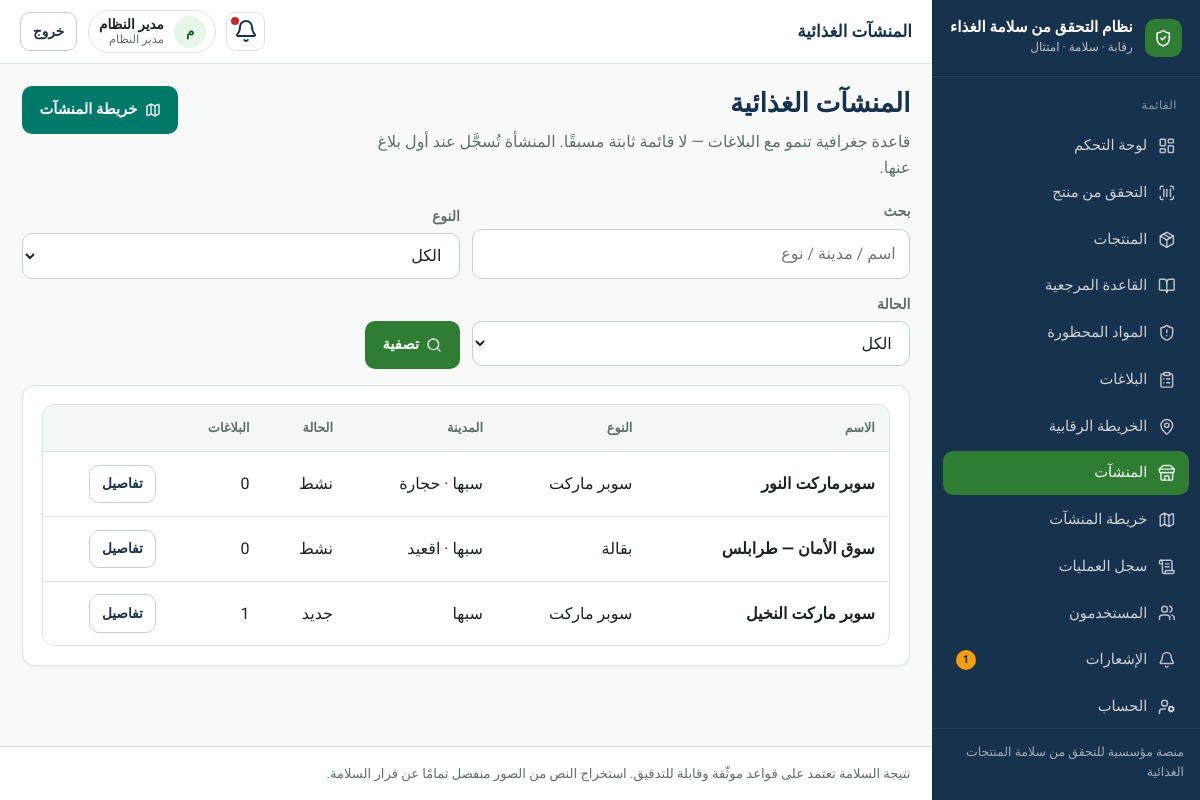
The page /stores/ (signed in) on the database its author committed.
### apps/accounts/models.py (models this page shows, shortened)
class User(AbstractUser):
    id = models.UUIDField(primary_key=True, default=uuid.uuid4, editable=False)
    full_name = models.CharField("الاسم الكامل", max_length=150, blank=True)
    phone = models.CharField("الهاتف", max_length=20, blank=True, null=True, unique=True)
    role = models.CharField(
        max_length=32,
        choices=Role.choices,
        default=Role.USER,
        db_index=True,
    )
    preferred_language = models.CharField(
        max_length=2,
        choices=[("ar", "العربية"), ("en", "English")],
        default="ar",
    )
    is_active = models.BooleanField(default=True)
    class Meta:
        verbose_name = "مستخدم"
        verbose_name_plural = "المستخدمون"
        ordering = ["-date_joined"]
    @property
    def can_manage_stores(self):
        return self.role in {Role.ADMIN, Role.INSPECTOR}

### apps/stores/models.py (models this page shows, shortened)
class Store(models.Model):
    class Status(models.TextChoices):
        NEW = "NEW", "جديد"
        ACTIVE = "ACTIVE", "نشط"
        UNDER_REVIEW = "UNDER_REVIEW", "قيد المراجعة"
        VERIFIED = "VERIFIED", "معتمد"
        INACTIVE = "INACTIVE", "غير نشط"
    class EstablishmentType(models.TextChoices):
        GROCERY = "GROCERY", "بقالة"
        SUPERMARKET = "SUPERMARKET", "سوبر ماركت"
        BAKERY = "BAKERY", "مخبز"
        RESTAURANT = "RESTAURANT", "مطعم"
        CAFE = "CAFE", "مقهى"
        SWEETS = "SWEETS", "محل حلويات"
        BUTCHER = "BUTCHER", "جزارة"
        FOOD_SHOP = "FOOD_SHOP", "محل مواد غذائية"
        FACTORY = "FACTORY", "مصنع أغذية"
        WAREHOUSE = "WAREHOUSE", "مستودع مواد غذائية"
        FAST_FOOD = "FAST_FOOD", "مطعم وجبات سريعة"
        JUICE = "JUICE", "محل عصائر"
        OTHER = "OTHER", "أخرى"
    id = models.UUIDField(primary_key=True, default=uuid.uuid4, editable=False)
    name = models.CharField("اسم المنشأة", max_length=200, db_index=True)
    name_normalized = models.CharField(max_length=200, blank=True, db_index=True)
    owner_name = models.CharField(max_length=200, blank=True)
    phone = models.CharField(max_length=20, blank=True)
    address = models.TextField("العنوان", blank=True)
    city = models.CharField("المدينة", max_length=100, blank=True, db_index=True)
    district = models.CharField("المنطقة", max_length=100, blank=True)
    street = models.CharField("الشارع", max_length=200, blank=True)
    location_description = models.CharField("وصف الموقع", max_length=255, blank=True)
    latitude = models.FloatField(null=True, blank=True)
    longitude = models.FloatField(null=True, blank=True)
    establishment_type = models.CharField(
        "نوع المنشأة",
        max_length=32,
        choices=EstablishmentType.choices,
        blank=True,
        db_index=True,
    )
    custom_type = models.CharField(
        "نوع مخصص",
        max_length=100,
        blank=True,
        help_text="يُستخدم عند اختيار «أخرى»",
    )
    business_type = models.CharField(max_length=100, blank=True)
    license_number = models.CharField(max_length=100, blank=True)
    status = models.CharField(
        max_length=20,
        choices=Status.choices,
        default=Status.NEW,
        db_index=True,
    )
    merged_into = models.ForeignKey(
        "self",
        on_delete=models.SET_NULL,
        null=True,
        blank=True,
        related_name="merged_from",
    )
    created_by = models.ForeignKey(
        settings.AUTH_USER_MODEL,
        on_delete=models.SET_NULL,
        null=True,
        blank=True,
        related_name="stores_created",
    )
    updated_by = models.ForeignKey(
        settings.AUTH_USER_MODEL,
        on_delete=models.SET_NULL,
        null=True,
        blank=True,
        related_name="stores_updated",
    )
    created_at = models.DateTimeField(auto_now_add=True)
    updated_at = models.DateTimeField(auto_now=True)
    class Meta:
        ordering = ["name"]
        indexes = [
            models.Index(fields=["latitude", "longitude"]),
            models.Index(fields=["status", "establishment_type"]),
        ]
    @property
    def type_display(self) -> str:
        if self.establishment_type == self.EstablishmentType.OTHER and self.custom_type:
            return self.custom_type
        if self.establishment_type:
            return self.get_establishment_type_display()
        return self.business_type or "—"

### apps/stores/views.py (the view, shortened to what this page needs)
# urls.py: path("", views.store_list, name="list"),
@login_required
@require_GET
def store_list(request):
    q = request.GET.get("q", "").strip()
    etype = request.GET.get("type", "").strip()
    status = request.GET.get("status", "").strip()
    qs = (
        selectable_stores_qs()
        .annotate(complaint_count=Count("complaints", distinct=True))
        .order_by("-updated_at", "name")
    )
    if etype:
        qs = qs.filter(establishment_type=etype)
    if status:
        qs = qs.filter(status=status)
    page = Paginator(qs, 25).get_page(request.GET.get("page"))
    return render(
        request,
        "stores/list.html",
        {
            "page_obj": page,
            "q": q,
            "etype": etype,
            "status": status,
            "type_choices": Store.EstablishmentType.choices,
            "status_choices": Store.Status.choices,
            "can_manage": _can_manage(request.user),
        },
    )

### apps/core/context_processors.py (called while the page is built)
def _item(label, url_name, icon, match_prefixes=None):
    return {
        "label": label,
        "url_name": url_name,
        "icon": icon,
        "match_prefixes": match_prefixes or [],
    }

### apps/stores/models.py (called while the page is built)
def selectable_stores_qs():
    return Store.objects.filter(
        merged_into__isnull=True,
    ).exclude(status=Store.Status.INACTIVE)

### apps/stores/views.py (called while the page is built)
def _can_manage(user) -> bool:
    return user.is_authenticated and user.can_manage_stores

### templates/stores/list.html (shortened to what this page needs)
{% extends "base.html" %}
{% block topbar_title %}المنشآت الغذائية{% endblock %}
{% block content %}
<div class="page-header">
  <div>
    <h1>المنشآت الغذائية</h1>
    <p class="lead">قاعدة جغرافية تنمو مع البلاغات — لا قائمة ثابتة مسبقًا. المنشأة تُسجَّل عند أول بلاغ عنها.</p>
  </div>
  <div class="actions">
    <a class="btn btn-teal" href="{% url 'stores:map' %}"><i data-lucide="map"></i> خريطة المنشآت</a>
  </div>
</div>
<form class="filters panel" method="get">
  <div>
    <label for="q">بحث</label>
    <input type="search" id="q" name="q" value="{{ q }}" placeholder="اسم / مدينة / نوع">
  </div>
  <div>
    <label for="type">النوع</label>
    <select id="type" name="type">
      <option value="">الكل</option>
    </select>
  </div>
  <div>
    <label for="status">الحالة</label>
    <select id="status" name="status">
      <option value="">الكل</option>
    </select>
  </div>
  <div style="align-self:end">
    <button class="btn btn-primary" type="submit"><i data-lucide="search"></i> تصفية</button>
  </div>
</form>
<section class="card panel">
  <div class="table-wrap">
    <table class="table">
      <thead>
        <tr>
          <th>الاسم</th>
          <th>النوع</th>
          <th>المدينة</th>
          <th>الحالة</th>
          <th>البلاغات</th>
          <th></th>
        </tr>
      </thead>
      <tbody>
        {% for s in page_obj %}
        <tr>
          <td><strong>{{ s.name }}</strong></td>
          <td>{{ s.type_display }}</td>
          <td>{{ s.city|default:"—" }}{% if s.district %} · {{ s.district }}{% endif %}</td>
          <td>{{ s.get_status_display }}</td>
          <td>{{ s.complaint_count }}</td>
          <td><a class="btn btn-secondary btn-sm" href="{% url 'stores:detail' s.id %}">تفاصيل</a></td>
        </tr>
        {% endfor %}
      </tbody>
    </table>
  </div>
</section>
{% endblock %}

### templates/base.html (shortened to what this page needs)
{% load static %}
<!DOCTYPE html>
<html lang="ar" dir="rtl">
<head>
  <link rel="stylesheet" href="{% static 'css/design-system.css' %}">
</head>
<body class="{% block body_class %}{% endblock %}">
{% if use_app_shell %}
  <div class="app-shell">
    <aside class="sidebar" id="sidebar">
      <a class="sidebar-brand" href="{% url 'core:home' %}">
        <span class="brand-mark" aria-hidden="true"><i data-lucide="shield-check"></i></span>
        <span class="brand-text">
          <strong>{{ app_name_ar }}</strong>
          <span>رقابة · سلامة · امتثال</span>
        </span>
      </a>
      <nav class="sidebar-nav" aria-label="القائمة الرئيسية">
        <div class="nav-section">
          <div class="nav-section-title">القائمة</div>
          {% for item in nav_items %}
            <a class="nav-link {% if item.active %}active{% endif %}" href="{{ item.url }}">
              <i data-lucide="{{ item.icon }}"></i>
              <span>{{ item.label }}</span>
              {% if item.url_name == 'notifications:list' and unread_notifications %}
                <span class="nav-badge">{{ unread_notifications }}</span>
              {% endif %}
            </a>
          {% endfor %}
        </div>
      </nav>
      <div class="sidebar-footer">منصة مؤسسية للتحقق من سلامة المنتجات الغذائية</div>
    </aside>
    <div class="main-wrap">
      <header class="topbar">
        <div class="topbar-left">
          <div class="page-title-top">{% block topbar_title %}{{ app_name_ar }}{% endblock %}</div>
        </div>
        <div class="topbar-right">
          <a class="icon-btn" href="{% url 'notifications:list' %}" title="الإشعارات" aria-label="الإشعارات">
            <i data-lucide="bell"></i>
            {% if unread_notifications %}<span class="dot"></span>{% endif %}
          </a>
          <div class="user-chip">
            <span class="user-avatar">{{ user.full_name|default:user.username|make_list|first|upper }}</span>
            <span class="user-meta">
              <strong>{{ user.full_name|default:user.username }}</strong>
              <span>{{ user.get_role_display }}</span>
            </span>
          </div>
          <form method="post" action="{% url 'accounts:logout' %}">
            <button class="btn btn-secondary btn-sm" type="submit">خروج</button>
          </form>
        </div>
      </header>
{% endif %}
      <main class="content"{% if not use_app_shell %} style="max-width:1100px;margin:0 auto"{% endif %}>
        {% block content %}{% endblock %}
      </main>
{% if use_app_shell %}
      <footer class="app-footer">
        نتيجة السلامة تعتمد على قواعد موثّقة وقابلة للتدقيق. استخراج النص من الصور منفصل تمامًا عن قرار السلامة.
      </footer>
    </div>
  </div>
{% else %}
  </div>
{% endif %}
</body>
</html>

### rows shown on the page
User: full_name|make_list "م", full_name "مدير النظام", role "مدير النظام"
Store: name "سوبرماركت النور", type_display "سوبر ماركت", city "سبها", district "حجارة", status "نشط", complaint_count "0"
Store: name "سوق الأمان — طرابلس", type_display "بقالة", city "سبها", district "اقعيد", status "نشط", complaint_count "0"
Store: name "سوبر ماركت النخيل", type_display "سوبر ماركت", city "سبها", status "جديد", complaint_count "1"

### other values the page prints
{{ app_name_ar }} "نظام التحقق من سلامة الغذاء"
{{ item.label }} "لوحة التحكم" "التحقق من منتج" "المنتجات" "القاعدة المرجعية" "المواد المحظورة" "البلاغات" "الخريطة الرقابية" "المنشآت" "خريطة المنشآت" "سجل العمليات" "المستخدمون" "الإشعارات" "الحساب"
{{ unread_notifications }} "1"
